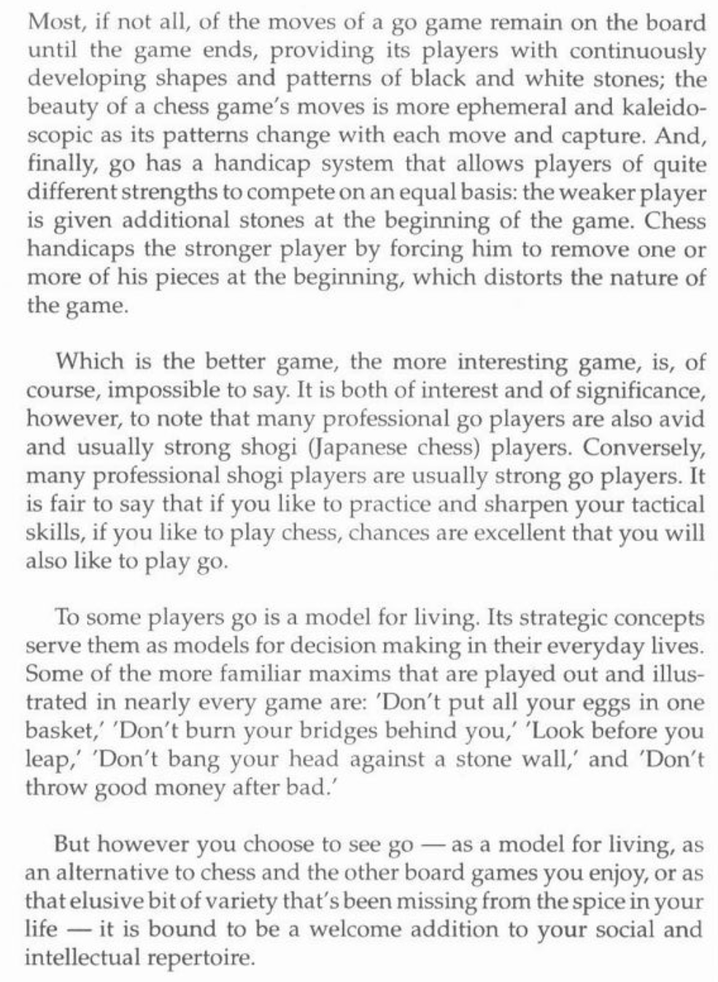
#> input picture kaggle/denoising-dirty-documents/test5.png, 718 x 982 px, shrunk from 984 x 1346 before the run
$ jupyter execute Untitled.ipynb
#> lines starting #> are read from the running program, lines starting #| are printed output that depends on the picture
[cell 1]
import matplotlib.pyplot as plt
import cv2

[cell 2]
"""
Simple background removal code

__author__ : Rangel Dokov

The basic idea is that we have a foreground object of interest (the dark text)
and we want to remove everything that is not part of this foreground object.

This should produce results somewhere around 0.06 on the leaderboard.
"""
import numpy as np
from scipy import signal
from PIL import Image


def load_image(path):
#> called with path = 'test5.png'
    image = cv2.imread(path)
#> image is the input picture: shape (982, 718, 3); min 70, max 255, mean 234.1
    image = cv2.cvtColor(image, cv2.COLOR_BGR2GRAY)
#> image: shape (982, 718)
    return image/255.0

def save(path, img):
    tmp = np.asarray(img*255.0, dtype=np.uint8)
    Image.fromarray(tmp).save(path)

def denoise_image(inp):
    # estimate 'background' color by a median filter
    bg = signal.medfilt2d(inp, 11)
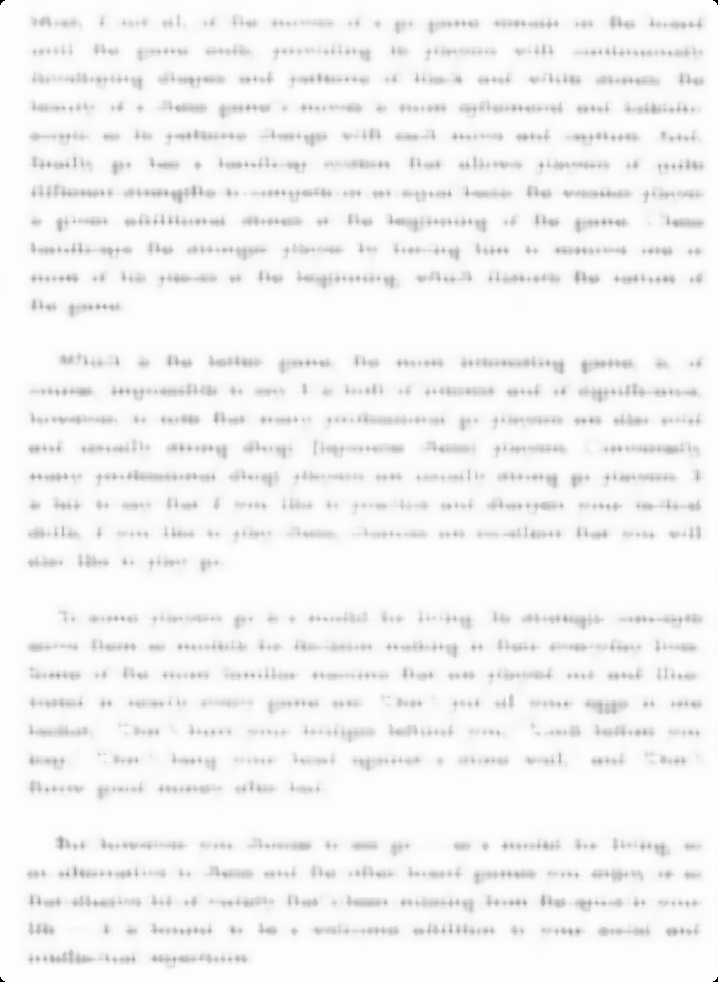
#> bg: shape (982, 718) float64; min 0, max 0.996, mean 0.959
    save('background.png', bg)

    # compute 'foreground' mask as anything that is significantly darker than
    # the background
    mask = inp < bg - 0.1
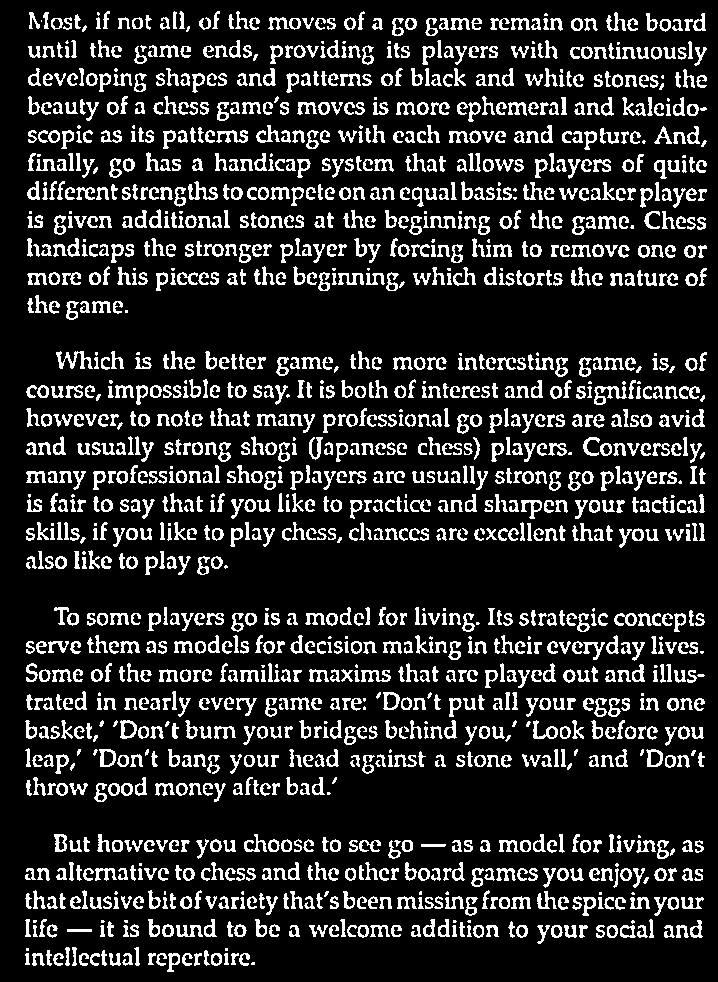
#> mask: shape (982, 718) bool; 16% white in thin lines or dots
    save('foreground_mask.png', mask)
#> in save (call 2), `tmp = np.asarray(img*255.0, dtype=np.uint8)`: tmp: shape (982, 718); 16% white in thin lines or dots

    # return the input value for all pixels in the mask or pure white otherwise
    return np.where(mask, inp, 1.0)


inp_path = 'test5.png'
out_path = 'output.png'

inp = load_image(inp_path)
out = denoise_image(inp)

save(out_path, out)

[cell 3]
plt.imshow(out, cmap='gray')

[cell 4]
import pytesseract

[cell 5]
print(pytesseract.image_to_string('output.png'))
#> (this line was passed over: pytesseract is not available in this run)

[cell 6]
print(pytesseract.image_to_string('test5.png'))
#> (this line was passed over: pytesseract is not available in this run)
